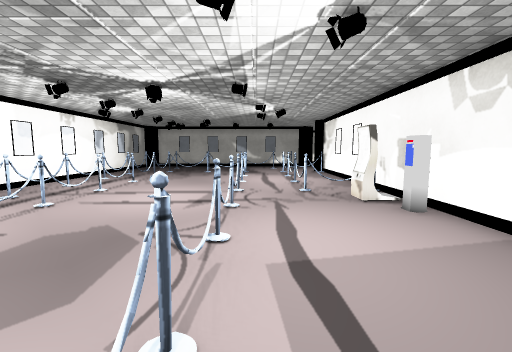
view 1 (above)

24 first-person views from a walk through a 3-D level made in the Unity game engine. The camera is 1.3 m above the floor, tilts 6° down and sees 90° across. The floor is counted in squares, 1 m on a side. Each view is taken from the middle of a square. On the plan, view 1 faces up. The plan holds only what a view shows up to about 13 squares ahead; the rest is blank. The place goes on beyond the plan. The player character is not drawn. Door leaves are left out, so doorways stand open. Some surface patterns are stand-ins.

view 2
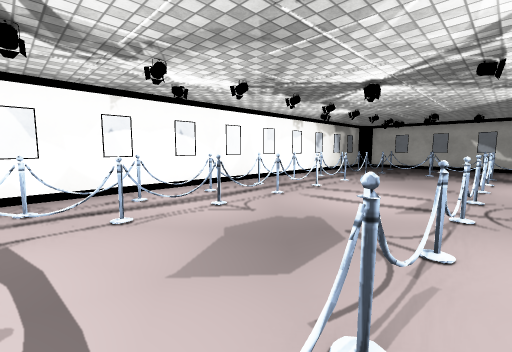

view 3
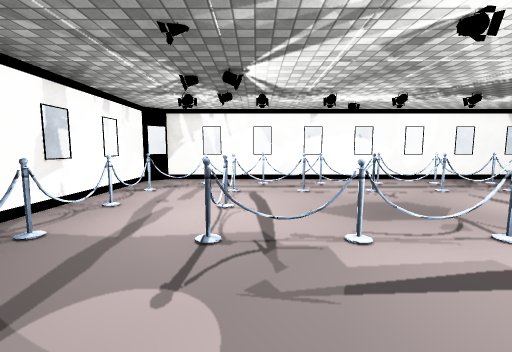

view 4
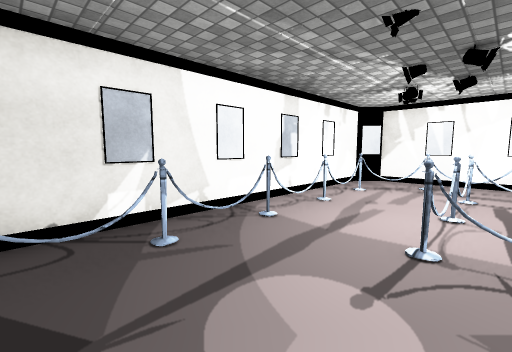

view 5
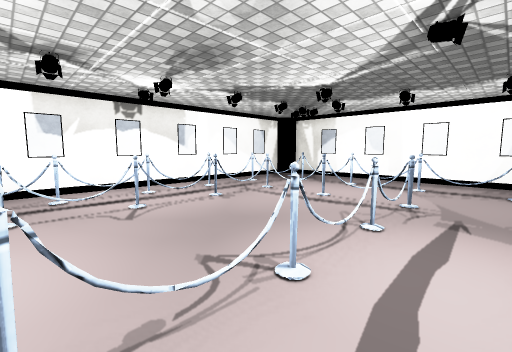

view 6
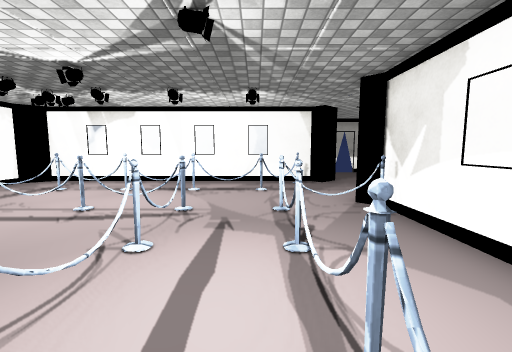

view 7
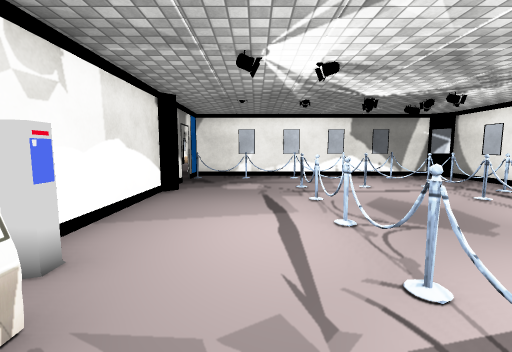

view 8
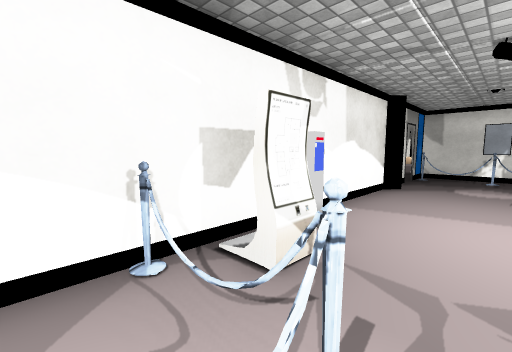

view 9
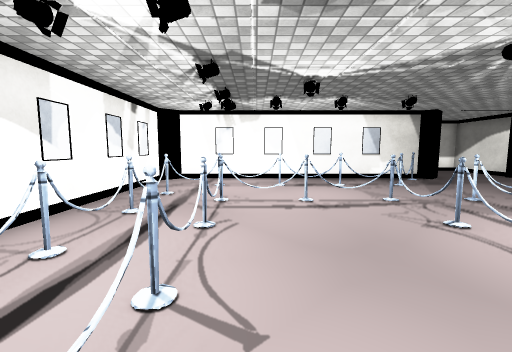

view 10
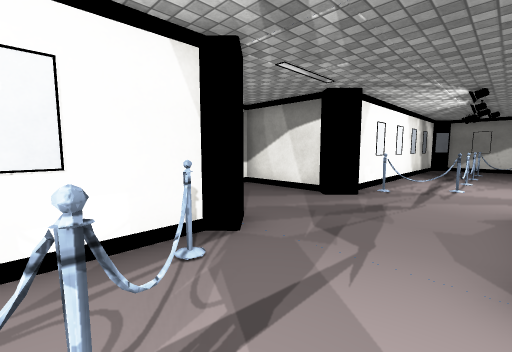

view 11
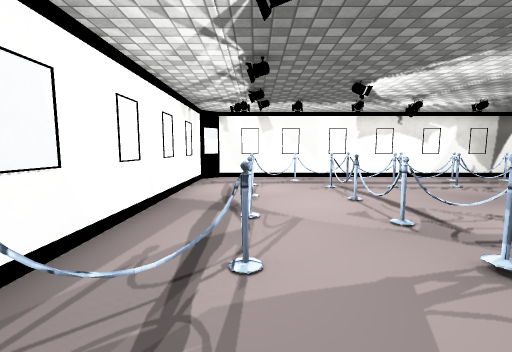

view 12
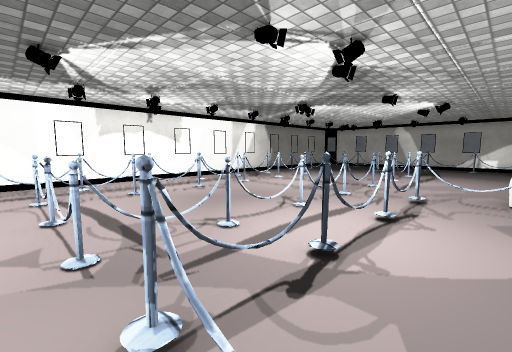

view 13
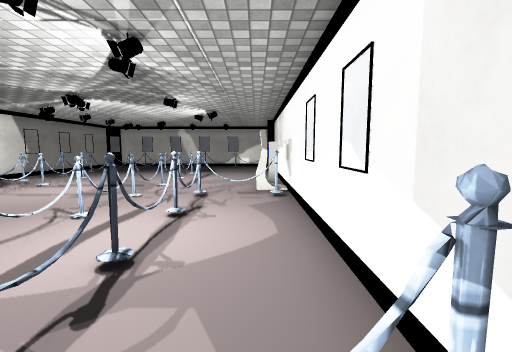

view 14
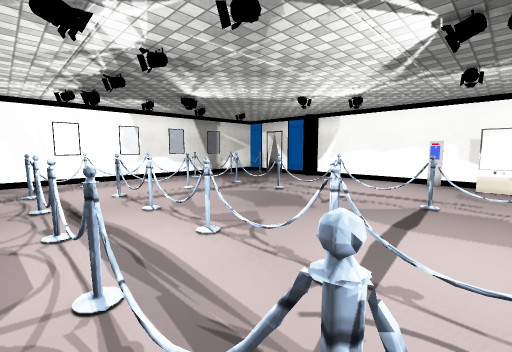

view 15
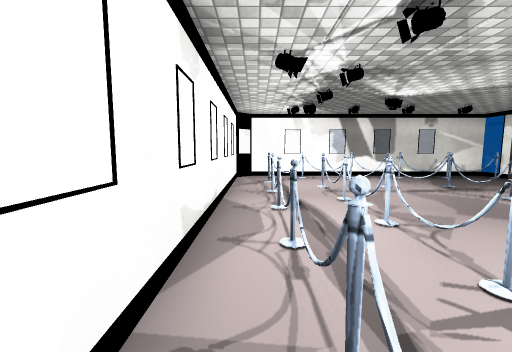

view 16
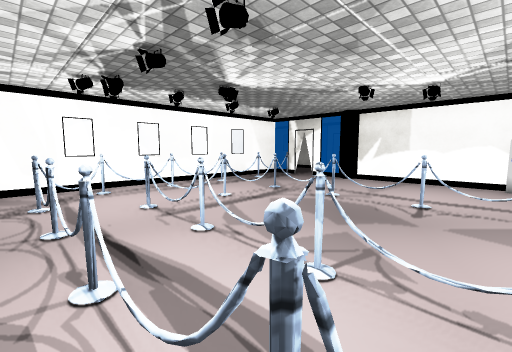

view 17
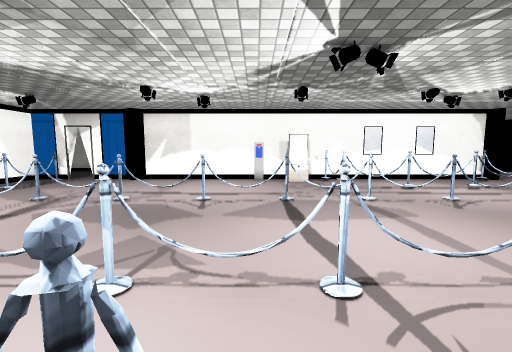

view 18
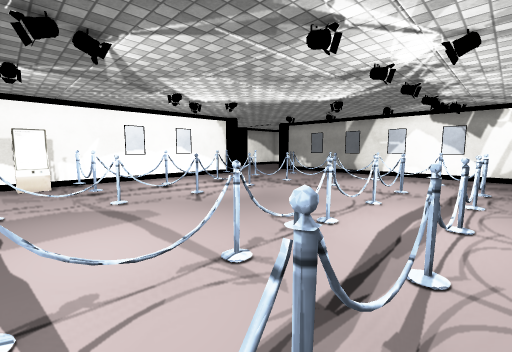

view 19
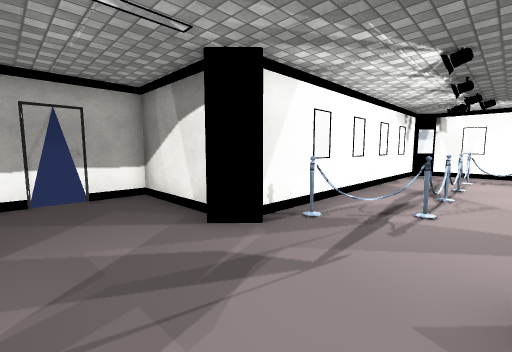

view 20
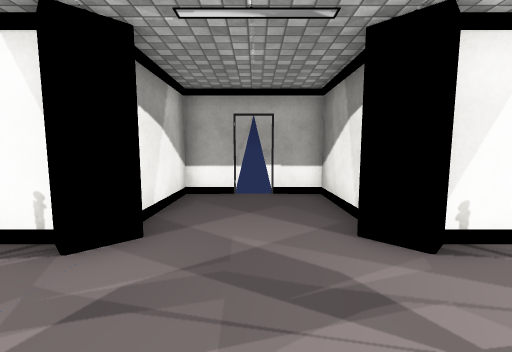

view 21
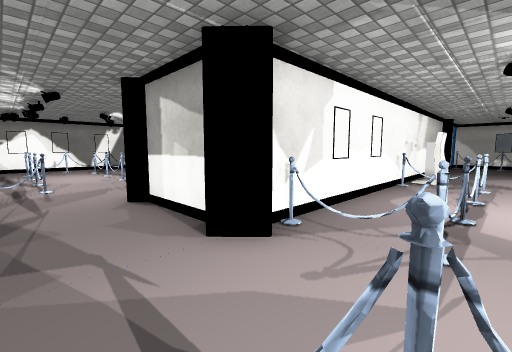

view 22
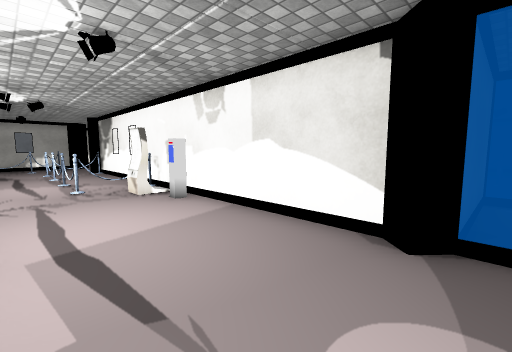

view 23
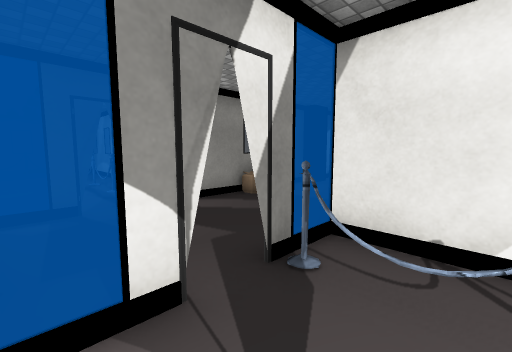

view 24
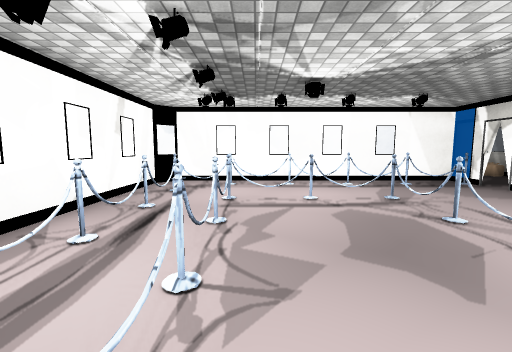

### Floor plan
Key: @ floor where view 1 was taken; # wall or solid block; x gap in a wall; . floor; D open door; ≈ liquid the walk keeps out of; O other object.
Columns run from 8 left of view 1 to 20 right of it. Each row starts with its distance up from view 1.
 24              ###
 23             #.D.#
 22             #...#
 21             #...#
 20  #### # #   O...# # # # # ##
 19 O.........##O...OO..........O
 18 #...........................#
 17 O..O.O.O.O.........O.O.O.O..#
 16 ≈...........O...O.........O.#
 15 OO..........####O...........#
 14 ≈..O...O..O.#   #OOOOO.O.O..#
 13 OO..........#   #..O......O.#
 12 #..O...O..O.#   #..OO....O..#
 11 #O..........#   #.........O.#
 10 #..O...O....#   #..OO....O..#
  9 #O.x........#   #.........O.#
  8 #..O...O..O.O   #OOOO....O..#
  7 OO.........O≈   ≈O........O.#
  6 ≈..O...O...O≈   ≈O..O....O..#
  5 OO..........#   #.........O.#
  4 ≈O.O...O....#   #...O....O..#
  3 ≈O.O...O....#   #...O....OO.#
  2 OO.O...O....#   #...O.......#
  1 ≈..O...O....#   #...O....O..#
  0 OO......@...O   O.........O.#
 -1 #..O.O.O....#####....OOO....#
 -2 #OO.........D...D.........O.#
 -3 #..O.O.O.OOOD...D.OOOO.O.O..#
 -4 OO..........#...#...........O
 -5  ############...############
 -6             #O.O#
 -7             OO OO

Positions as (right, up) in squares from view 1, and headings:
1: (0, 0), facing up
2: (0, 0), facing up-left
3: (3, 0), facing left
4: (3, 0), facing down-left
5: (1, 8), facing up-left
6: (1, 9), facing up
7: (1, 8), facing down
8: (1, 9), facing down-right
9: (-4, 8), facing up
10: (1, 16), facing up-right
11: (8, 17), facing right
12: (9, 15), facing down-right
13: (9, 15), facing down
14: (19, 7), facing down-left
15: (19, 8), facing down
16: (19, 5), facing down-left
17: (19, 5), facing left
18: (19, 6), facing up-left
19: (5, 16), facing up-right
20: (6, 16), facing up
21: (1, 18), facing down-right
22: (0, -1), facing up-right
23: (2, -1), facing down-right
24: (16, 6), facing down
